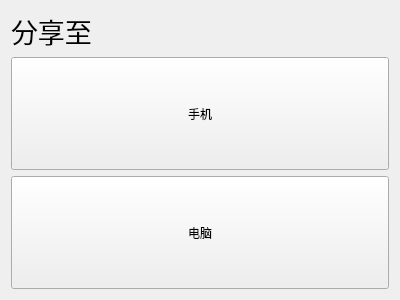
<?xml version="1.0" encoding="UTF-8"?>
<ui version="4.0">
 <class>QWndShare</class>
 <widget class="QWidget" name="QWndShare">
  <property name="geometry">
   <rect>
    <x>0</x>
    <y>0</y>
    <width>400</width>
    <height>300</height>
   </rect>
  </property>
  <property name="windowTitle">
   <string>QWndShare</string>
  </property>
  <layout class="QGridLayout" name="gridLayout">
   <item row="0" column="0">
    <widget class="QLabel" name="label">
     <property name="font">
      <font>
       <pointsize>20</pointsize>
      </font>
     </property>
     <property name="text">
      <string>分享至</string>
     </property>
    </widget>
   </item>
   <item row="1" column="0">
    <widget class="QPushButton" name="pushButton">
     <property name="sizePolicy">
      <sizepolicy hsizetype="Minimum" vsizetype="Expanding">
       <horstretch>0</horstretch>
       <verstretch>0</verstretch>
      </sizepolicy>
     </property>
     <property name="text">
      <string>手机</string>
     </property>
    </widget>
   </item>
   <item row="2" column="0">
    <widget class="QPushButton" name="pushButton_2">
     <property name="sizePolicy">
      <sizepolicy hsizetype="Minimum" vsizetype="Expanding">
       <horstretch>0</horstretch>
       <verstretch>0</verstretch>
      </sizepolicy>
     </property>
     <property name="text">
      <string>电脑</string>
     </property>
    </widget>
   </item>
  </layout>
 </widget>
 <layoutdefault spacing="6" margin="11"/>
 <resources/>
 <connections/>
</ui>
